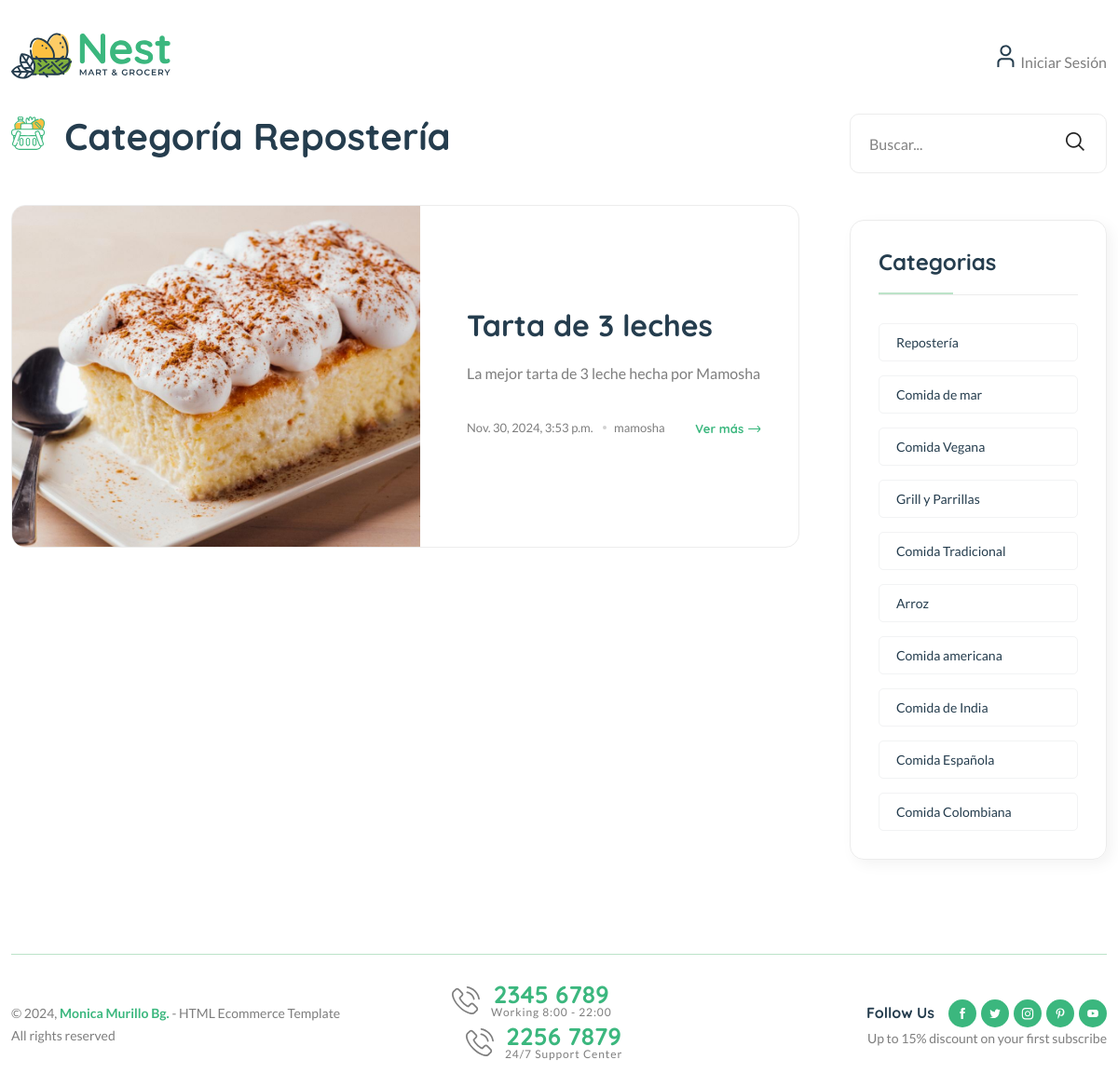
Page /category/1/ on the committed database.
### blogs/models.py (models this page shows, shortened)
class Category(models.Model):
    category_name = models.CharField(max_length=100, unique=True)
    created_at = models.DateTimeField(auto_now_add=True)
    updated_at = models.DateTimeField(auto_now=True)
    class Meta:
        verbose_name_plural = "Categories"

class Blog(models.Model):
    title = models.CharField(max_length=100)
    slug = models.SlugField(max_length=150, unique=True, blank=True)
    category = models.ForeignKey(Category, on_delete=models.CASCADE) # Relacion con otra tabla
    author = models.ForeignKey(User, on_delete=models.CASCADE)
    featured_image = models.ImageField(upload_to='uploads/%Y/%m/%d')
    short_description = models.TextField(max_length=500)
    blog_body = models.TextField(max_length=2000)
    status = models.TextField(max_length=20, choices=STATUS_CHOICES, default='Draft') #Publicado o modo borrador
    is_featured = models.BooleanField(default=False) #Destacado
    created_at = models.DateTimeField(auto_now_add=True)
    updated_at = models.DateTimeField(auto_now=True)

### blogs/views.py (the view)
# urls.py: path('<int:category_id>/', views.posts_by_category, name='posts_by_category'),
def posts_by_category(request, category_id):
    posts = Blog.objects.filter(status='Publish', category=category_id)
    try:
        category = Category.objects.get(pk=category_id)
    except:
        return redirect('home')
    context = {
        'posts': posts,
        'category': category,
    }
    return render(request, 'posts_by_category.html', context)

### blogs/context_processors.py (called while the page is built)
def get_categories(request):
    categories = Category.objects.all()
    return dict(categories=categories)

### templates/posts_by_category.html
{% extends "base.html"  %}
{% load static %}
{% block content %}
    <main class="main">
        <div class="page-content mb-50">
            <div class="container">
                <div class="row">
                    <div class="col-lg-9">
                        <div class="shop-product-fillter mb-50 pr-30">
                            <div class="totall-product">
                                <h2>
                                    <img class="w-36px mr-10" src="{% static 'assets/imgs/theme/icons/category-1.svg' %}" alt="" />
                                    Categoría {{ category.category_name }}
                                </h2>
                            </div>
                        </div>
                        <div class="loop-grid loop-list pr-30 mb-50">
                            {% for pos in posts %}
                            <article class="wow fadeIn animated hover-up mb-30 animated">
                                <div class="post-thumb" style="background-image: url( {{ pos.featured_image.url }})"></div>
                                <div class="entry-content-2 pl-50">
                                    <h3 class="post-title mb-20">
                                        <a href="{% url 'blogs' pos.slug  %}"> {{ pos.title }} </a>
                                    </h3>
                                    <p class="post-exerpt mb-40">{{ pos.short_description }}</p>
                                    <div class="entry-meta meta-1 font-xs color-grey mt-10 pb-10">
                                        <div>
                                            <span class="post-on"> {{ pos.created_at }} </span>
                                            <span class="hit-count has-dot"> {{ pos.author }} </span>
                                        </div>
                                        <a href="{% url 'blogs' pos.slug  %}" class="text-brand font-heading font-weight-bold"> Ver más <i class="fi-rs-arrow-right"></i></a>
                                    </div>
                                </div>
                            </article>
                            {% endfor %}
                        </div>
                    </div>
                    <div class="col-lg-3 primary-sidebar sticky-sidebar">
                        <div class="widget-area">
                            {% include 'includes/blog_search.html' %}
                            {% include 'includes/category_list.html' %}
                        </div>
                    </div>
                </div>
            </div>
        </div>
    </main>
{% endblock %}

### templates/includes/category_list.html
<div class="sidebar-widget widget-category-2 mb-50">
    <h5 class="section-title style-1 mb-30">Categorias</h5>
    <ul>
        {% for cat in categories %}
        <li>
            <a href="{% url 'posts_by_category' cat.id  %}"> {{ cat.category_name }}</a>
        </li>
        {% endfor %}
    </ul>
</div>

### rows in the picture
Category: category_name "Repostería"
Blog: featured_image (picture), title "Tarta de 3 leches", short_description "La mejor tarta de 3 leche hecha por Mamosha", created_at "Nov. 30, 2024, 3:53 p.m.", author "mamosha"
Category: category_name "Comida de mar"
Category: category_name "Comida Vegana"
Category: category_name "Grill y Parrillas"
Category: category_name "Comida Tradicional"
Category: category_name "Arroz"
Category: category_name "Comida americana"
Category: category_name "Comida de India"
Category: category_name "Comida Española"
Category: category_name "Comida Colombiana"
